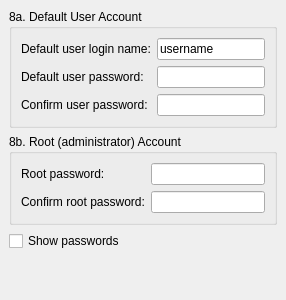
     <widget class="QWidget" name="Step_8">
      <layout class="QGridLayout">
       <property name="margin">
        <number>9</number>
       </property>
       <property name="spacing">
        <number>6</number>
       </property>
       <item row="3" column="0">
        <spacer>
         <property name="orientation">
          <enum>Qt::Vertical</enum>
         </property>
         <property name="sizeHint" stdset="0">
          <size>
           <width>20</width>
           <height>40</height>
          </size>
         </property>
        </spacer>
       </item>
       <item row="1" column="0">
        <widget class="QGroupBox" name="rootPasswordBox">
         <property name="sizePolicy">
          <sizepolicy hsizetype="MinimumExpanding" vsizetype="Minimum">
           <horstretch>0</horstretch>
           <verstretch>0</verstretch>
          </sizepolicy>
         </property>
         <property name="title">
          <string>8b. Root (administrator) Account</string>
         </property>
         <layout class="QGridLayout">
          <property name="margin">
           <number>9</number>
          </property>
          <property name="spacing">
           <number>6</number>
          </property>
          <item row="1" column="1">
           <widget class="QLineEdit" name="rootPasswordEdit2">
            <property name="sizePolicy">
             <sizepolicy hsizetype="MinimumExpanding" vsizetype="Minimum">
              <horstretch>0</horstretch>
              <verstretch>0</verstretch>
             </sizepolicy>
            </property>
            <property name="text">
             <string/>
            </property>
            <property name="echoMode">
             <enum>QLineEdit::Password</enum>
            </property>
           </widget>
          </item>
          <item row="0" column="1">
           <widget class="QLineEdit" name="rootPasswordEdit">
            <property name="sizePolicy">
             <sizepolicy hsizetype="MinimumExpanding" vsizetype="Minimum">
              <horstretch>0</horstretch>
              <verstretch>0</verstretch>
             </sizepolicy>
            </property>
            <property name="text">
             <string/>
            </property>
            <property name="echoMode">
             <enum>QLineEdit::Password</enum>
            </property>
           </widget>
          </item>
          <item row="1" column="0">
           <widget class="QLabel" name="rootPasswordLabel2">
            <property name="sizePolicy">
             <sizepolicy hsizetype="MinimumExpanding" vsizetype="Minimum">
              <horstretch>0</horstretch>
              <verstretch>0</verstretch>
             </sizepolicy>
            </property>
            <property name="text">
             <string>Confirm root password:</string>
            </property>
            <property name="wordWrap">
             <bool>false</bool>
            </property>
           </widget>
          </item>
          <item row="0" column="0">
           <widget class="QLabel" name="rootPasswordLabel">
            <property name="sizePolicy">
             <sizepolicy hsizetype="MinimumExpanding" vsizetype="Minimum">
              <horstretch>0</horstretch>
              <verstretch>0</verstretch>
             </sizepolicy>
            </property>
            <property name="text">
             <string>Root password:</string>
            </property>
            <property name="wordWrap">
             <bool>false</bool>
            </property>
           </widget>
          </item>
         </layout>
        </widget>
       </item>
       <item row="0" column="0">
        <widget class="QGroupBox" name="userBox">
         <property name="sizePolicy">
          <sizepolicy hsizetype="MinimumExpanding" vsizetype="Minimum">
           <horstretch>0</horstretch>
           <verstretch>0</verstretch>
          </sizepolicy>
         </property>
         <property name="title">
          <string>8a. Default User Account</string>
         </property>
         <layout class="QGridLayout">
          <property name="margin">
           <number>9</number>
          </property>
          <property name="spacing">
           <number>6</number>
          </property>
          <item row="2" column="1">
           <widget class="QLineEdit" name="userPasswordEdit2">
            <property name="sizePolicy">
             <sizepolicy hsizetype="MinimumExpanding" vsizetype="Minimum">
              <horstretch>0</horstretch>
              <verstretch>0</verstretch>
             </sizepolicy>
            </property>
            <property name="text">
             <string/>
            </property>
            <property name="echoMode">
             <enum>QLineEdit::Password</enum>
            </property>
           </widget>
          </item>
          <item row="1" column="1">
           <widget class="QLineEdit" name="userPasswordEdit">
            <property name="sizePolicy">
             <sizepolicy hsizetype="MinimumExpanding" vsizetype="Minimum">
              <horstretch>0</horstretch>
              <verstretch>0</verstretch>
             </sizepolicy>
            </property>
            <property name="text">
             <string/>
            </property>
            <property name="echoMode">
             <enum>QLineEdit::Password</enum>
            </property>
           </widget>
          </item>
          <item row="0" column="1">
           <widget class="QLineEdit" name="userNameEdit">
            <property name="sizePolicy">
             <sizepolicy hsizetype="MinimumExpanding" vsizetype="Minimum">
              <horstretch>0</horstretch>
              <verstretch>0</verstretch>
             </sizepolicy>
            </property>
            <property name="text">
             <string>username</string>
            </property>
           </widget>
          </item>
          <item row="2" column="0">
           <widget class="QLabel" name="userPasswordLabel2">
            <property name="sizePolicy">
             <sizepolicy hsizetype="MinimumExpanding" vsizetype="Minimum">
              <horstretch>0</horstretch>
              <verstretch>0</verstretch>
             </sizepolicy>
            </property>
            <property name="text">
             <string>Confirm user password:</string>
            </property>
            <property name="wordWrap">
             <bool>false</bool>
            </property>
           </widget>
          </item>
          <item row="1" column="0">
           <widget class="QLabel" name="userPasswordLabel">
            <property name="sizePolicy">
             <sizepolicy hsizetype="MinimumExpanding" vsizetype="Minimum">
              <horstretch>0</horstretch>
              <verstretch>0</verstretch>
             </sizepolicy>
            </property>
            <property name="text">
             <string>Default user password:</string>
            </property>
            <property name="wordWrap">
             <bool>false</bool>
            </property>
           </widget>
          </item>
          <item row="0" column="0">
           <widget class="QLabel" name="userNameLabel">
            <property name="sizePolicy">
             <sizepolicy hsizetype="MinimumExpanding" vsizetype="Minimum">
              <horstretch>0</horstretch>
              <verstretch>0</verstretch>
             </sizepolicy>
            </property>
            <property name="text">
             <string>Default user login name:</string>
            </property>
            <property name="wordWrap">
             <bool>false</bool>
            </property>
           </widget>
          </item>
         </layout>
        </widget>
       </item>
       <item row="2" column="0">
        <widget class="QCheckBox" name="passwordCheckBox">
         <property name="text">
          <string>Show passwords</string>
         </property>
        </widget>
       </item>
      </layout>
     </widget>
